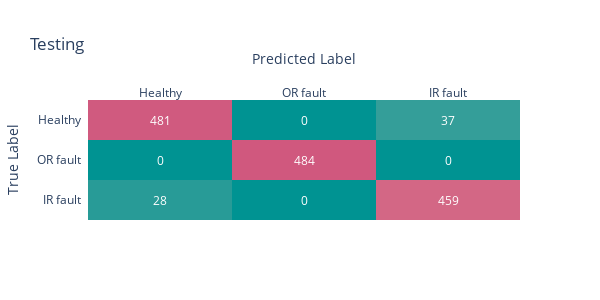

The notebook cell this image was saved under:
### Code cell
# testing
# Construimos una visualización para la matriz de confusión
z_test = confusion_matrix(np.argmax(testy,axis=1), np.argmax(pred_test,axis=1))
# Reformateo la matriz para que me quede mejor el gráfico
z_test[[0,2],:] = z_test[[2,0],:]
x = ['Healthy', 'OR fault', 'IR fault']
y = ['IR fault', 'OR fault', 'Healthy']
z_text = [[str(y) for y in x] for x in z_test]
heatmap = ff.create_annotated_heatmap(z_test, x=x, y=y, annotation_text=z_text, colorscale='tealrose')
heatmap.update_layout(title_text='Testing',height=300,width=600,
                      xaxis_title="Predicted Label",yaxis_title="True Label")
heatmap.show() # ver los 23 si son real o provocados

### Figure 1 — Plotly figure (JSON) as saved in the notebook; plotly's stock layout.template omitted (floating-point values rounded to 4 significant figures)
{"data": [{"colorscale": [[0, "rgb(0, 147, 146)"], [0.1667, "rgb(114, 170, 161)"], [0.3333, "rgb(177, 199, 179)"], [0.5, "rgb(241, 234, 200)"], [0.6667, "rgb(229, 185, 173)"], [0.8333, "rgb(217, 137, 148)"], [1, "rgb(208, 88, 126)"]], "reversescale": false, "showscale": false, "type": "heatmap", "x": ["Healthy", "OR fault", "IR fault"], "y": ["IR fault", "OR fault", "Healthy"], "z": [[28, 0, 459], [0, 484, 0], [481, 0, 37]]}], "layout": {"annotations": [{"font": {"color": "#FFFFFF"}, "showarrow": false, "text": "28", "x": "Healthy", "xref": "x", "y": "IR fault", "yref": "y"}, {"font": {"color": "#FFFFFF"}, "showarrow": false, "text": "0", "x": "OR fault", "xref": "x", "y": "IR fault", "yref": "y"}, {"font": {"color": "#FFFFFF"}, "showarrow": false, "text": "459", "x": "IR fault", "xref": "x", "y": "IR fault", "yref": "y"}, {"font": {"color": "#FFFFFF"}, "showarrow": false, "text": "0", "x": "Healthy", "xref": "x", "y": "OR fault", "yref": "y"}, {"font": {"color": "#FFFFFF"}, "showarrow": false, "text": "484", "x": "OR fault", "xref": "x", "y": "OR fault", "yref": "y"}, {"font": {"color": "#FFFFFF"}, "showarrow": false, "text": "0", "x": "IR fault", "xref": "x", "y": "OR fault", "yref": "y"}, {"font": {"color": "#FFFFFF"}, "showarrow": false, "text": "481", "x": "Healthy", "xref": "x", "y": "Healthy", "yref": "y"}, {"font": {"color": "#FFFFFF"}, "showarrow": false, "text": "0", "x": "OR fault", "xref": "x", "y": "Healthy", "yref": "y"}, {"font": {"color": "#FFFFFF"}, "showarrow": false, "text": "37", "x": "IR fault", "xref": "x", "y": "Healthy", "yref": "y"}], "height": 300, "title": {"text": "Testing"}, "width": 600, "xaxis": {"dtick": 1, "gridcolor": "rgb(0, 0, 0)", "side": "top", "ticks": "", "title": {"text": "Predicted Label"}}, "yaxis": {"dtick": 1, "ticks": "", "ticksuffix": "  ", "title": {"text": "True Label"}}}}
